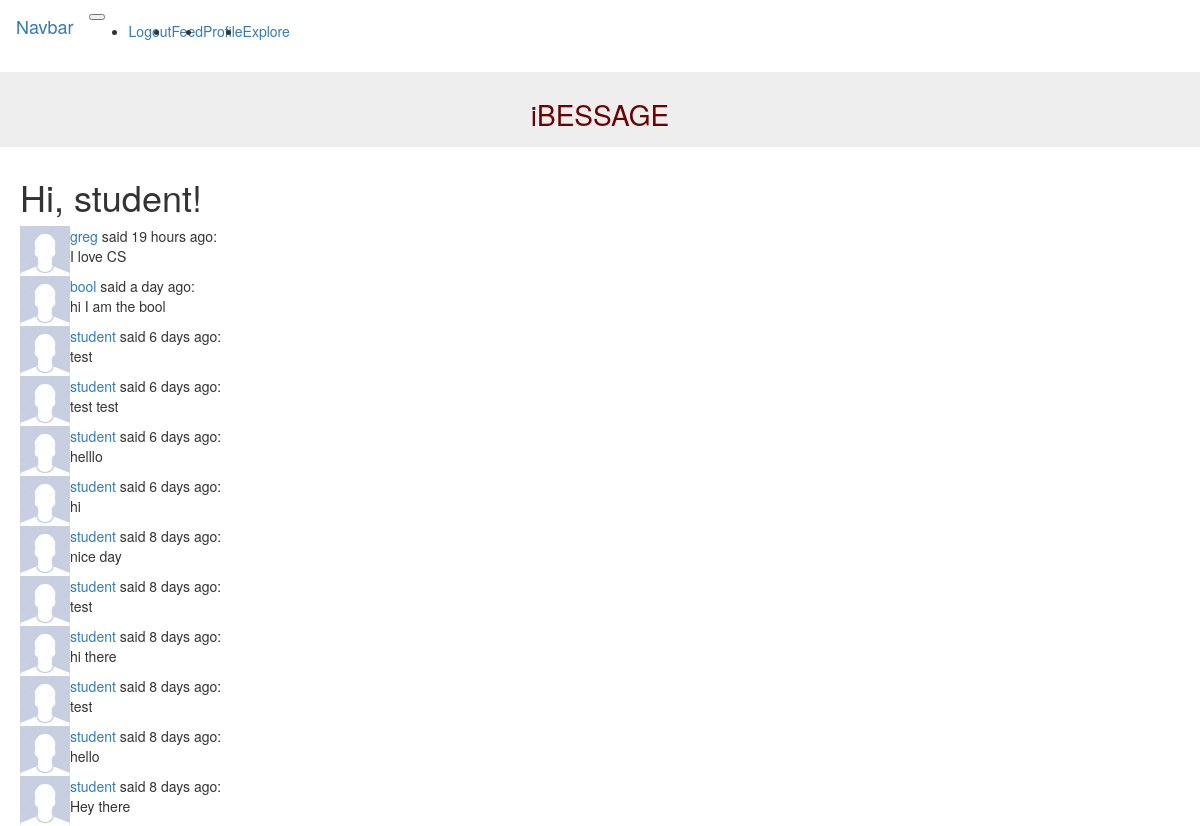
The page /explore (signed in) on the database as committed earlier.
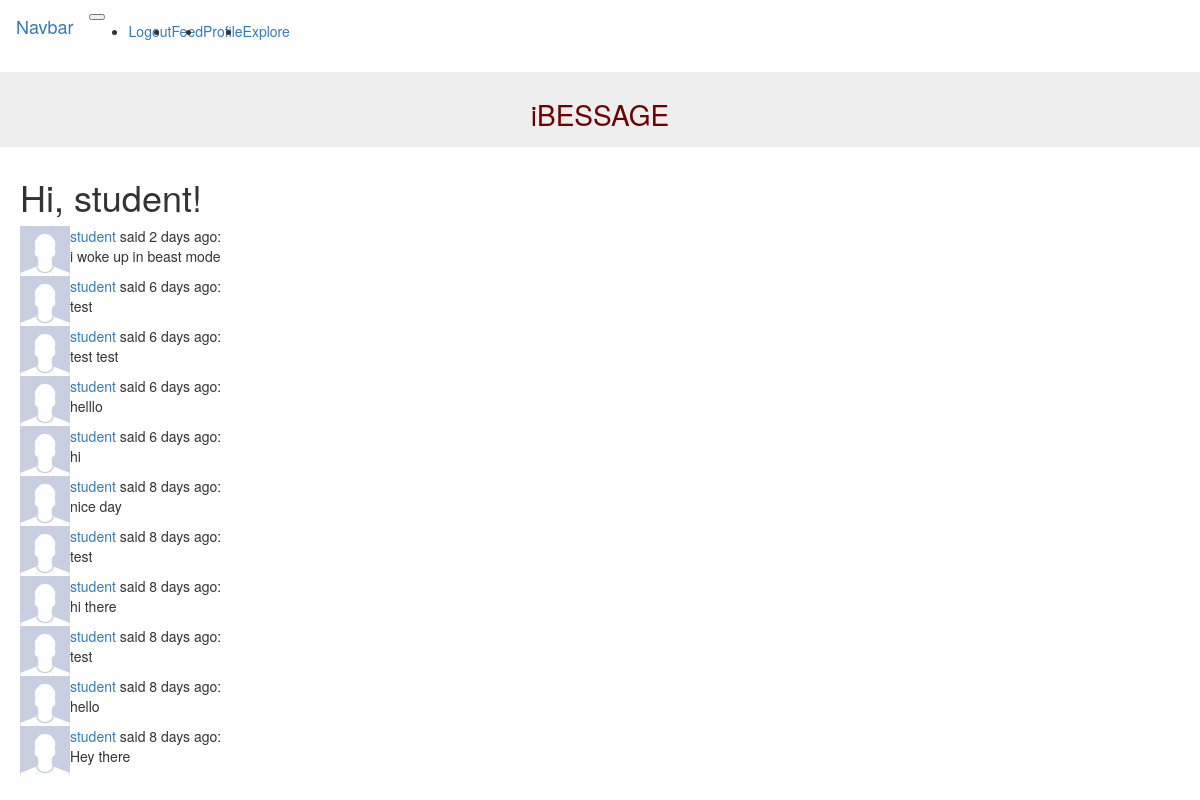
The same page on the database as committed later.
### app/models.py (models this page shows, shortened)
class User(UserMixin, db.Model):
    id = db.Column(db.Integer, primary_key=True)
    username = db.Column(db.String(64), index=True, unique=True)
    email = db.Column(db.String(120), index=True, unique=True)
    password_hash = db.Column(db.String(128))
    posts = db.relationship('Post', backref='author', lazy='dynamic')
    followed = db.relationship(
        'User', secondary=followers,
        primaryjoin=(followers.c.follower_id == id),
        secondaryjoin=(followers.c.followed_id == id),
        backref=db.backref('followers', lazy='dynamic'), lazy='dynamic')

class Post(db.Model):
    id = db.Column(db.Integer, primary_key=True)
    body = db.Column(db.String(140))
    timestamp = db.Column(db.DateTime, index=True, default=datetime.utcnow)
    user_id = db.Column(db.Integer, db.ForeignKey('user.id'))

### app/routes.py (the view)
@app.route('/explore')
@login_required
def explore():
    posts = Post.query.order_by(Post.timestamp.desc()).all()
    return render_template('index.html', title='Explore', posts=posts)

### app/models.py (called while the page is built)
@login.user_loader
def load_user(id):
    return User.query.get(int(id))

### app/templates/index.html (shortened to what this page needs)
{% extends "base.html" %}
{% import 'bootstrap/wtf.html' as wtf %}
{% block appcontent %}
  <h1>Hi, {{ current_user.username }}!</h1>
  {% for post in posts %}
      {% include '_post.html' %}
  {% endfor %}
{% endblock %}

### app/templates/base.html (shortened to what this page needs)
{% extends 'bootstrap/base.html' %}
{% block styles %}
{{ super() }}
  <link rel="stylesheet" href="{{ url_for('static', filename='custom.css') }}" />
{% endblock %}
{% block navbar %}
<nav class="navbar navbar-expand-sm bg-dark navbar-dark">
  <a class="navbar-brand" href="#">Navbar</a>
  <button class="navbar-toggler" type="button" data-toggle="collapse" data-target="#collapsibleNavbar">
  </button>
  <div class="collapse navbar-collapse" id="collapsibleNavbar">
    <ul class="navbar-nav">
    {% if current_user.is_anonymous %}
      <li class="nav-item">
        <a class="nav-link" <a href="{{ url_for('login') }}">Login</a>
      </li>
      {% else %}
      <li class="nav-item">
        <a class="nav-link" href="{{ url_for('logout') }}">Logout</a>
      </li>
      <li class="nav-item">
        <a class="nav-link" href="{{ url_for('index') }}">Feed</a>
      </li>
      <li class="nav-item">
        <a class="nav-link" href="{{ url_for('profile') }}">Profile</a>
      </li>
      <li class="nav-item">
        <a href="{{ url_for('explore') }}">Explore</a>
      </li>
      {% endif %}
    </ul>
  </div>
</nav>
{% endblock %}
{% block content %}
  <div class="jumbotron text-center">
    <h1>iBESSAGE</h1>
  </div>
<div class="appcontent">
{% block appcontent %}{% endblock %}
{% endblock %}

### app/templates/_post.html
<table>
    <tr valign="top">
        <td><img src="/static/avatar.jpg" width="50" height="50"></td>
        <td>
          <a href="{{ url_for('user', username=post.author.username) }}">
              {{ post.author.username }}
          </a>
            said {{ moment(post.timestamp).fromNow() }}:
                <br>
                {{ post.body }}
        </td>
    </tr>
</table>

### app/static/custom.css (style rules this page uses)
.appcontent { padding-left: 20px; }
nav { padding-left: 0px; }

Rows that differ between the two databases and show on the page:
removed Post: author.username "greg", timestamp "19 hours ago", body "I love CS"
removed Post: author.username "bool", timestamp "a day ago", body "hi I am the bool"
added Post: author.username "student", timestamp "2 days ago", body "i woke up in beast mode"
